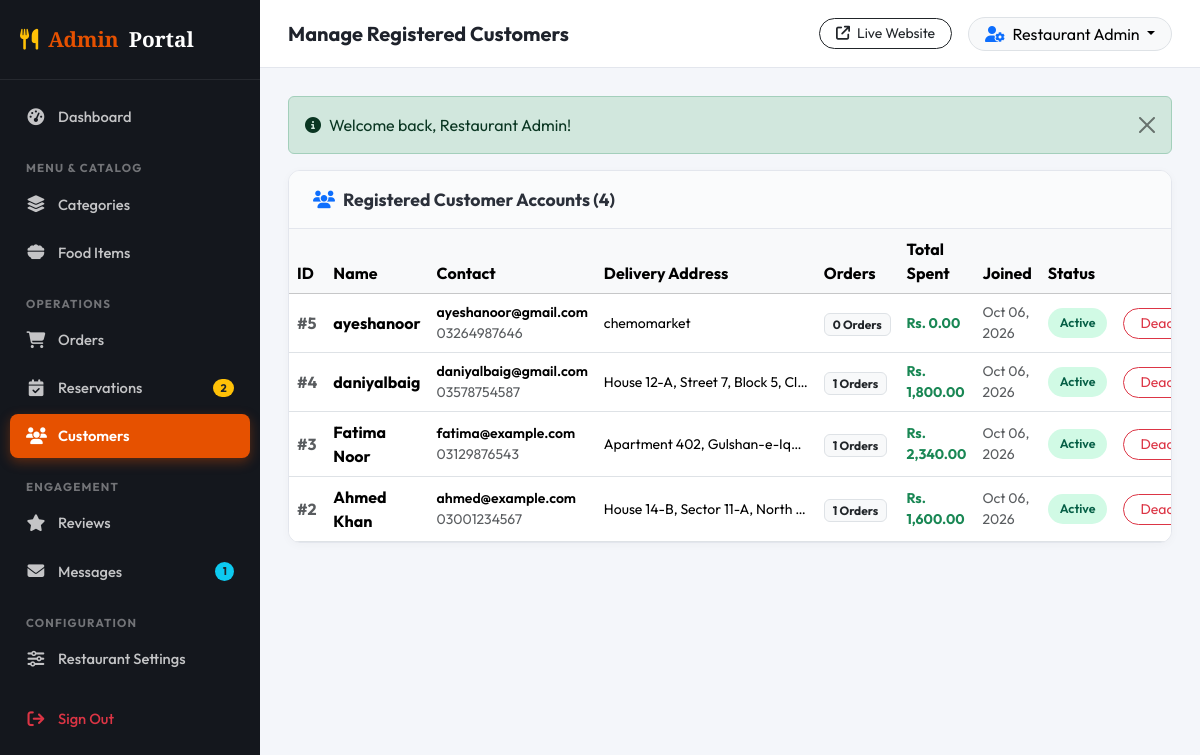
The page /admin/customers.php (signed in) on the database its author committed.
### tables this page shows
CREATE TABLE `users` (
  `id` int(11) NOT NULL,
  `name` varchar(100) NOT NULL,
  `email` varchar(150) NOT NULL,
  `phone` varchar(30) DEFAULT NULL,
  `password` varchar(255) NOT NULL,
  `address` text DEFAULT NULL,
  `role` enum('customer','admin') NOT NULL DEFAULT 'customer',
  `status` enum('active','inactive') NOT NULL DEFAULT 'active',
  `created_at` timestamp NOT NULL DEFAULT current_timestamp()
);

### admin/customers.php (the view, shortened to what this page needs)
<?php
require_once __DIR__ . '/../config/config.php';
require_once __DIR__ . '/../includes/admin_auth.php';
$customers = $pdo->query("SELECT u.*,
                                 COUNT(o.id) AS total_orders,
                                 COALESCE(SUM(o.total_amount), 0) AS total_spent
                          FROM users u
                          LEFT JOIN orders o ON u.id = o.user_id
                          WHERE u.role = 'customer'
                          GROUP BY u.id
                          ORDER BY u.id DESC")->fetchAll();
include __DIR__ . '/header.php';
?>
<div class="admin-card">
  <div class="admin-card-header">
    <h6 class="admin-card-title"><i class="fa-solid fa-users text-primary me-2"></i>Registered Customer Accounts (<?= count($customers) ?>)</h6>
  </div>
  <div class="table-responsive">
    <table class="table align-middle mb-0">
      <thead class="table-light">
        <tr>
          <th>ID</th>
          <th>Name</th>
          <th>Contact</th>
          <th>Delivery Address</th>
          <th>Orders</th>
          <th>Total Spent</th>
          <th>Joined</th>
          <th>Status</th>
          <th class="text-end">Action</th>
        </tr>
      </thead>
      <tbody>
        <?php if (!empty($customers)): ?>
          <?php foreach ($customers as $c): ?>
            <tr>
              <td class="text-muted fw-bold">#<?= $c['id'] ?></td>
              <td>
                <div class="fw-bold"><?= htmlspecialchars($c['name']) ?></div>
              </td>
              <td>
                <div class="small fw-semibold"><?= htmlspecialchars($c['email']) ?></div>
                <div class="small text-muted"><?= htmlspecialchars($c['phone'] ?? 'N/A') ?></div>
              </td>
              <td class="small text-truncate" style="max-width: 220px;" title="<?= htmlspecialchars($c['address'] ?? '') ?>">
                <?= htmlspecialchars($c['address'] ?? 'Not specified') ?>
              </td>
              <td>
                <span class="badge bg-light text-dark border"><?= $c['total_orders'] ?> Orders</span>
              </td>
              <td class="fw-bold text-success small">
                <?= formatPrice($c['total_spent']) ?>
              </td>
              <td class="small text-muted"><?= date('M d, Y', strtotime($c['created_at'])) ?></td>
              <td>
                <a href="<?= BASE_URL ?>admin/customers.php?action=toggle&id=<?= $c['id'] ?>" class="text-decoration-none">
                  <span class="badge-status <?= ($c['status'] === 'active') ? 'badge-active' : 'badge-inactive' ?>">
                    <?= $c['status'] ?>
                  </span>
                </a>
              </td>
              <td class="text-end">
                <a href="<?= BASE_URL ?>admin/customers.php?action=toggle&id=<?= $c['id'] ?>" class="btn btn-sm <?= ($c['status'] === 'active') ? 'btn-outline-danger' : 'btn-outline-success' ?> rounded-pill px-3 py-1">
                  <?= ($c['status'] === 'active') ? 'Deactivate' : 'Activate' ?>
                </a>
              </td>
            </tr>
          <?php endforeach; ?>
        <?php else: ?>
          <tr><td colspan="9" class="text-center py-4 text-muted">No customers registered yet.</td></tr>
        <?php endif; ?>
      </tbody>
    </table>
  </div>
</div>
<?php include __DIR__ . '/footer.php'; ?>

### assets/css/admin.css (style rules this page uses)
:root { --admin-sidebar-bg: #14171d; --admin-sidebar-hover: #1e222b; --admin-sidebar-active: #e65100; --admin-topbar-bg: #ffffff; --admin-body-bg: #f4f6fa; --admin-card-bg: #ffffff; --admin-border: #e3e6ed; --admin-text-main: #2b303a; --admin-text-muted: #798291; --admin-primary: #e65100; --admin-success: #10b981; --admin-warning: #f59e0b; --admin-danger: #ef4444; --admin-info: #3b82f6; --admin-radius: 12px; }
body.admin-body { font-family: 'Outfit', sans-serif; background-color: var(--admin-body-bg); color: var(--admin-text-main); margin: 0; padding: 0; display: flex; min-height: 100vh; }
.admin-card { background: #fff; border-radius: var(--admin-radius); border: 1px solid var(--admin-border); box-shadow: 0 2px 10px rgba(0,0,0,0.03); margin-bottom: 24px; overflow: hidden; }
.admin-card-header { padding: 18px 24px; border-bottom: 1px solid var(--admin-border); display: flex; align-items: center; justify-content: space-between; background-color: #fafbfc; }
.admin-card-title { font-size: 1.1rem; font-weight: 700; margin: 0; }
.badge-status { padding: 6px 12px; font-size: 0.78rem; font-weight: 600; border-radius: 20px; text-transform: capitalize; display: inline-block; }
.badge-active { background-color: #d1fae5; color: #065f46; }

### rows shown on the page
users: id "5", name "ayeshanoor", email "ayeshanoor@gmail.com", phone "03264987646", address "chemomarket", total_orders "0", total_spent "Rs. 0.00", created_at "Oct 06, 2026", status "Active", shows "Deactivate"
users: id "4", name "daniyalbaig", email "daniyalbaig@gmail.com", phone "03578754587", address "House 12-A, Street 7, Block 5, Cl…", total_orders "1", total_spent "Rs. 1,800.00", created_at "Oct 06, 2026", status "Active", shows "Deactivate"
users: id "3", name "Fatima Noor", email "fatima@example.com", phone "03129876543", address "Apartment 402, Gulshan-e-Iq…", total_orders "1", total_spent "Rs. 2,340.00", created_at "Oct 06, 2026", status "Active", shows "Deactivate"
users: id "2", name "Ahmed Khan", email "ahmed@example.com", phone "03001234567", address "House 14-B, Sector 11-A, North…", total_orders "1", total_spent "Rs. 1,600.00", created_at "Oct 06, 2026", status "Active", shows "Deactivate"

### other values the page prints
$pendingReservationsCount "2"
$unreadMessagesCount "1"
$pageTitle "Manage Registered Customers"
$_SESSION['user']['name'] "Restaurant Admin"
$flash['message'] "Welcome back, Restaurant Admin!"
count($customers) "4"
